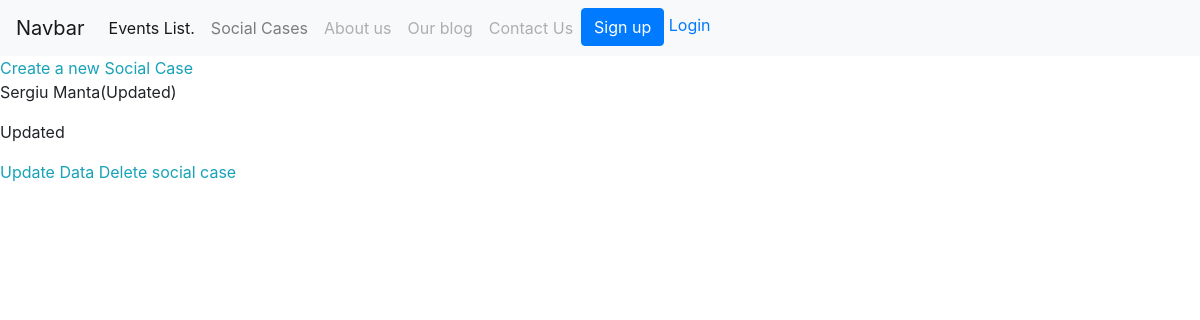
/social_cases_list, run on an earlier commit of the app's database.
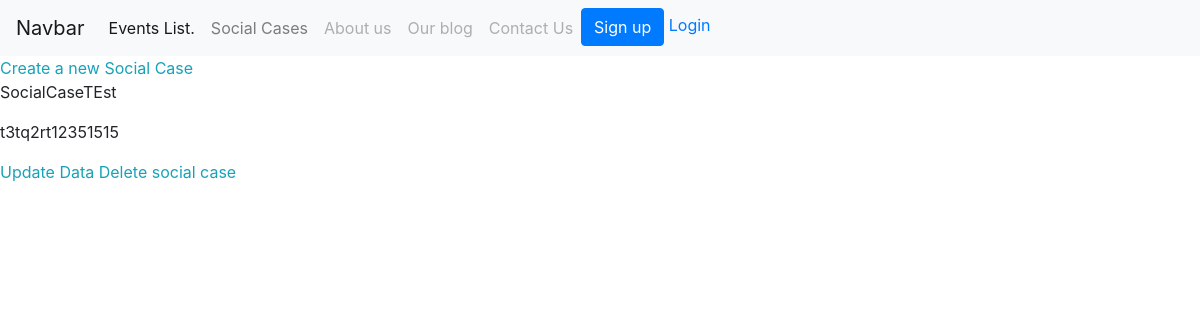
And on a later commit of the database.
### social_cases/models.py (models this page shows, shortened)
class SocialCase(models.Model):
    title = models.CharField(max_length=200)
    user = models.ForeignKey(User, on_delete=models.CASCADE)
    description = models.TextField(null=True, blank=False)
    created = models.DateTimeField(auto_now_add=True)
    donations = models.IntegerField()
    tags = models.ManyToManyField(Tag)

### social_cases/views.py (the view)
# urls.py: path('social_cases_list', views.SocialCasesListView.as_view(), name='social-cases'),
class SocialCasesListView(ListView):
    template_name = 'social_cases/social_cases_list.html'
    model = SocialCase
    context_object_name = 'social_cases_list'

### templates/social_cases/social_cases_list.html (shortened to what this page needs)
{% extends 'base.html' %}
{% block content %}
     <a href="{% url 'create-social-case' %}" class="text-info">Create a new Social Case</a>
    {% for case in social_cases_list %}
        <p>{{ case.title }}</p>
        <p>{{ case.description }}</p>
            <a href="{% url 'update-social-case' case.id %}" class="text-info">Update Data</a>
            <a href="{% url 'delete-social-case' case.id %}" class="text-info">Delete social case</a>
    {% endfor %}
{% endblock %}

### templates/base.html (shortened to what this page needs)
<!doctype html>
<html lang="en">
<head>
    <link rel="stylesheet" href="https://maxcdn.bootstrapcdn.com/bootstrap/4.0.0/css/bootstrap.min.css">
</head>
<nav class="navbar navbar-expand-lg navbar-light bg-light">
  <a class="navbar-brand" href="#">Navbar</a>
  <div class="collapse navbar-collapse" id="navbarSupportedContent">
    <ul class="navbar-nav mr-auto">
      <li class="nav-item active">
        <a class="nav-link" href="{% url 'events-list' %}">Events List. <span class="sr-only">(current)</span></a>
      </li>
      <li class="nav-item">
        <a class="nav-link" href="{% url 'social-cases' %}">Social Cases</a>
      </li>
      <li class="nav-item">
        <a class="nav-link disabled" href="#">About us</a>
      </li>
         <li class="nav-item">
        <a class="nav-link disabled" href="#">Our blog</a>
      </li>
        <li class="nav-item">
        <a class="nav-link disabled" href="#">Contact Us</a>
      </li>
        <li>
            {% if user.is_authenticated %}
                <a href="{% url 'logout' %}" class="btn btn-info">Logout, {{ request.user.username }}</a>
            {% else %}
                <a href="{% url 'create-user' %}" class="btn btn-primary"> Sign up </a>
                <a href="{% url 'login' %}"> Login </a>
            {% endif %}
        </li>
    </ul>
  </div>
</nav>
<body>
    {% block content %}
    {% endblock %}
</body>
</html>

What changed in the data, as far as the page shows it:
removed SocialCase: title "Sergiu Manta(Updated)", description "Updated"
added SocialCase: title "SocialCaseTEst", description "t3tq2rt12351515"
